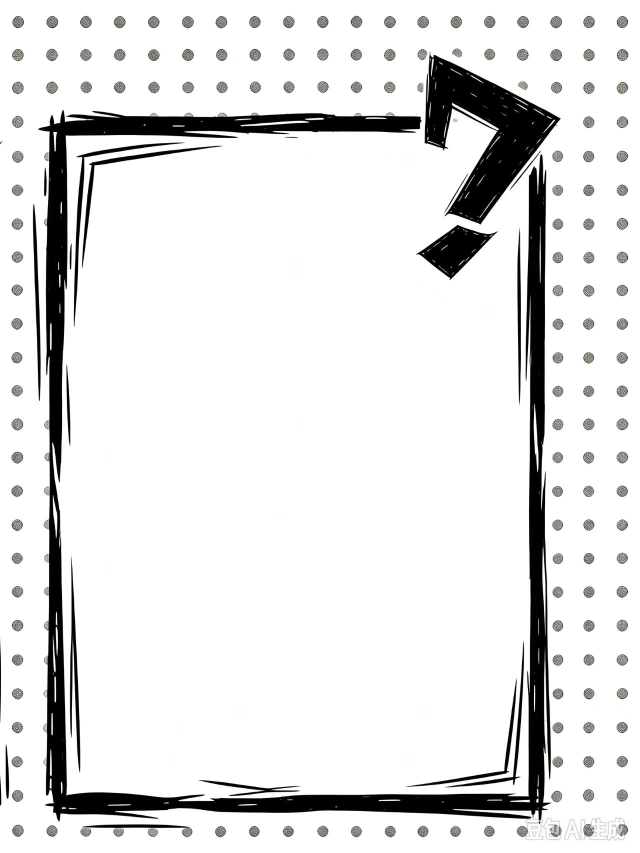
#> input picture tools/_ui_src/card_clue_src.jpg, 1279 x 1706 px (shown at 1/2 size)
$ python logo_prep.py _ui_src/card_clue_src.jpg out.png
#> lines starting #> are read from the running program, lines starting #| are printed output that depends on the picture; after the words box and inside, x2 and y2 are one past the last pixel; in counts of white or black regions, pixels touching at a corner belong together
"""把作者给的「白底 logo JPG」抠成透明底 PNG，直接能用进 Godot 的 UI。

用法（**用带 PIL 的系统 python，不是 Blender**）：
    "C:/Users/33667/AppData/Local/Programs/Python/Python312/python.exe" tools/logo_prep.py <源.jpg> <输出.png>

为什么不能简单地「亮度 > 某阈值 = 透明」：
    这张稿子里**月亮是黑的、星星和咖啡杯是白的、剑刃是白的**。按亮度一刀切，
    杯子、剑刃、白星星会被一起抠掉，画面上就剩几个窟窿。

做法：**从四边往里灌水**（flood fill）。
    背景是一整片连通的白、并且**从画布边缘能走到**；而杯子/剑刃那些白
    都被黑描边圈住了，灌不进去。所以「从边缘可达的白」才是真背景。
    灌完之后再对紧贴背景的一圈像素按亮度给**半透明**，把 JPEG 压出来的
    灰边吃掉，边缘才不会有一圈白毛毛。

参数：
    --thresh  多少亮度以上算「白」（默认 246；JPEG 背景通常 250+）
    --pad     内容四周留多少像素（默认 6）
    --maxw    输出最长边上限（默认 0 = 不缩）
    --preview 出一张「贴在卡片底色上」的预览图，用来肉眼验收
"""

import argparse
import os
import sys

import numpy as np
from PIL import Image

# 卡片底色：和 scripts/frontend.gd 的 C_CARD 一致。
CARD = (0xFB, 0xF6, 0xEC)


def flood_from_border(cand: np.ndarray, max_iter: int = 20000) -> np.ndarray:
    """从画布四边往里扩散，返回「和边缘连通的候选背景」掩码。

    纯 numpy 的逐次膨胀：每轮把当前掩码往四邻扩一格，只往 cand 里走。
    cand 是「长得像背景」的像素（近白），所以不会穿进画里。
    """
    seed = np.zeros_like(cand)
    seed[0, :] = cand[0, :]
    seed[-1, :] = cand[-1, :]
    seed[:, 0] = cand[:, 0]
    seed[:, -1] = cand[:, -1]
    for i in range(max_iter):
        nb = np.zeros_like(seed)
        nb[1:, :] |= seed[:-1, :]
        nb[:-1, :] |= seed[1:, :]
        nb[:, 1:] |= seed[:, :-1]
        nb[:, :-1] |= seed[:, 1:]
        new = nb & cand & ~seed
        if not new.any():
            return seed
        seed |= new
    raise SystemExit("[logo] 灌水 %d 轮还没收敛，检查一下 thresh 是不是太低" % max_iter)


def dilate(m: np.ndarray, r: int) -> np.ndarray:
    out = m.copy()
    for _ in range(r):
        nb = out.copy()
        nb[1:, :] |= out[:-1, :]
        nb[:-1, :] |= out[1:, :]
        nb[:, 1:] |= out[:, :-1]
        nb[:, :-1] |= out[:, 1:]
        out = nb
    return out


def main() -> None:
    ap = argparse.ArgumentParser()
    ap.add_argument("src")
    ap.add_argument("dst")
    ap.add_argument("--thresh", type=float, default=246.0)
    ap.add_argument("--pad", type=int, default=6)
    ap.add_argument("--maxw", type=int, default=0)
    ap.add_argument("--preview", default="")
    a = ap.parse_args()

    im = Image.open(a.src).convert("RGB")
#> im is the input picture: PIL image 1279x1706 RGB; mean R, G, B 227.2, 227.2, 227.1
    rgb = np.asarray(im).astype(np.float32)
    lum = rgb @ np.array([0.2126, 0.7152, 0.0722], dtype=np.float32)
    h, w = lum.shape
#> h = 1706; w = 1279
    print("[logo] 源 %d×%d" % (w, h))
#| [logo] 源 1279×1706

    # 内容边界：亮度低于阈值的像素范围（描边、彩色块都算内容）
    content = lum < a.thresh
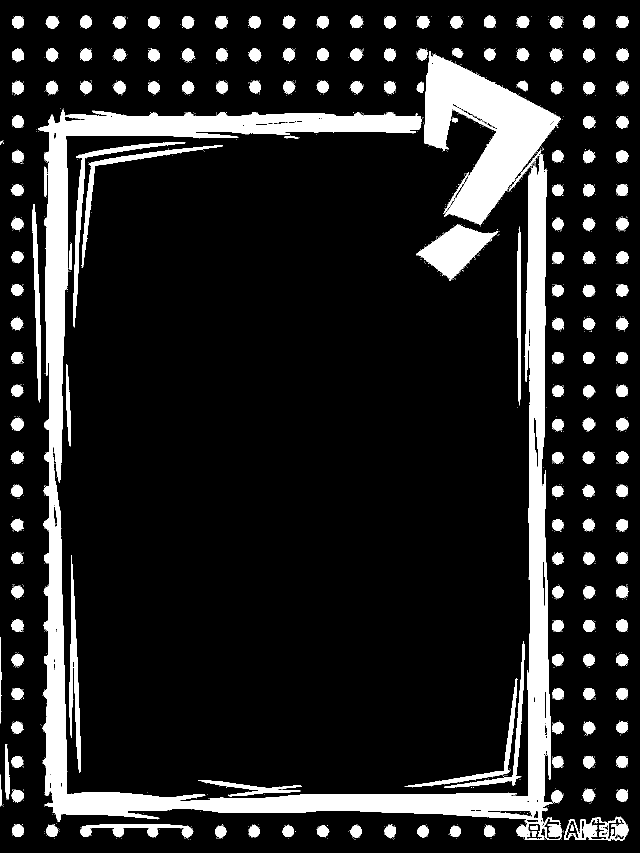
#> content: shape (1706, 1279) bool (shown at 1/2 size); 13.9% white; 1611 white regions (1437 under 20 px), largest, box (x1, y1, x2, y2) and area: (76, 219, 1125, 1680) 153071, (848, 102, 1122, 451) 41863, (832, 449, 997, 561) 8330
    ys, xs = np.where(content)
    if ys.size == 0:
        raise SystemExit("[logo] 整张图都是白的？")
    y0, y1 = max(0, ys.min() - a.pad), min(h - 1, ys.max() + a.pad)
#> y0 = 25; y1 = 1687
    x0, x1 = max(0, xs.min() - a.pad), min(w - 1, xs.max() + a.pad)
#> x0 = 0; x1 = 1263
    print("[logo] 内容外框 x %d..%d  y %d..%d  → 裁成 %d×%d" % (x0, x1, y0, y1, x1 - x0 + 1, y1 - y0 + 1))
#| [logo] 内容外框 x 0..1263  y 25..1687  → 裁成 1264×1663
    rgb = rgb[y0:y1 + 1, x0:x1 + 1]
#> rgb: shape (1663, 1264, 3) float32
    lum = lum[y0:y1 + 1, x0:x1 + 1]
#> lum: shape (1663, 1264) float32
    h, w = lum.shape
#> h = 1663; w = 1264

    # 候选背景 = 三通道都够白（用最小通道，避免偏色的灰被当成背景）
    cand = rgb.min(axis=2) >= a.thresh
#> cand: shape (1663, 1264) bool; 85.5% white; 1712 black regions (1538 under 20 px), largest, box (x1, y1, x2, y2) and area: (76, 194, 1125, 1655) 153136, (848, 77, 1122, 426) 41894, (832, 424, 997, 536) 8330
    bg = flood_from_border(cand)
#> in flood_from_border, `seed[0, :] = cand[0, :]`: seed: shape (1663, 1264) bool; 0.06% white in thin lines or dots, all inside (x1, y1, x2, y2) = (0, 0, 1264, 1)
#> in flood_from_border, `seed[:, -1] = cand[:, -1]`: seed: shape (1663, 1264) bool; 0.27% white in thin lines or dots
#> the loop in flood_from_border, `for i in range(max_iter):` made 2354 passes
#> pass 1, in flood_from_border, `seed |= new`:
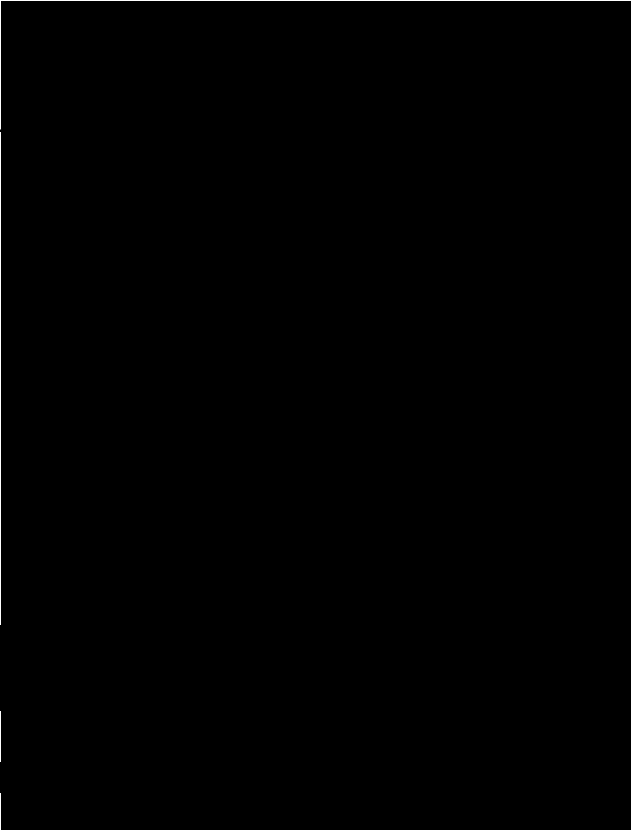
#> seed: shape (1663, 1264) bool (shown at 1/2 size); 0.53% white; 3 white regions, box (x1, y1, x2, y2) and area: (0, 0, 1264, 1663) 9035, (0, 265, 2, 1249) 1968, (0, 1422, 2, 1524) 204
#> after the loop in flood_from_border, `for i in range(max_iter):`:
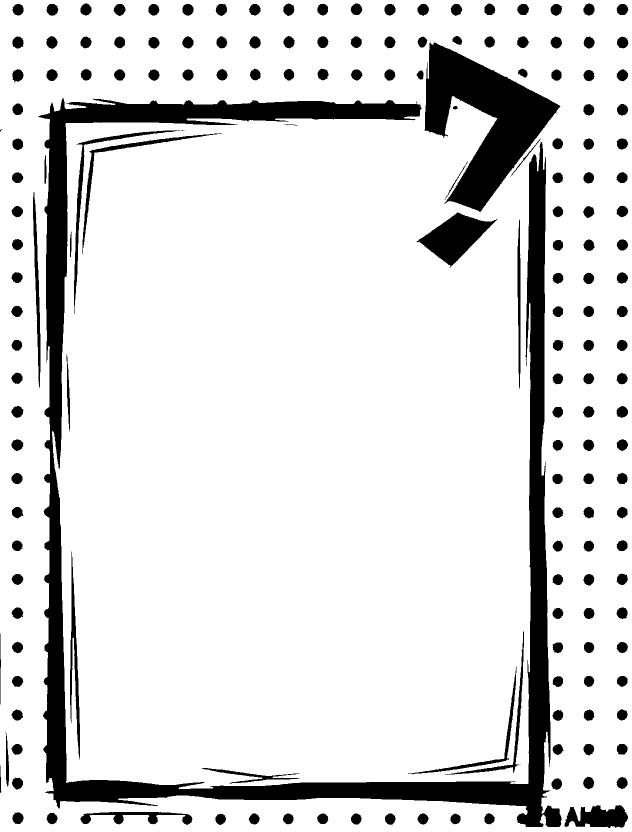
#> nb: shape (1663, 1264) bool (shown at 1/2 size); 86.9% white; 185 black regions (13 under 20 px), largest, box (x1, y1, x2, y2) and area: (77, 196, 1124, 1654) 146730, (849, 85, 1121, 424) 40278, (833, 425, 995, 535) 7928
#> after the loop in flood_from_border, `for i in range(max_iter):`:
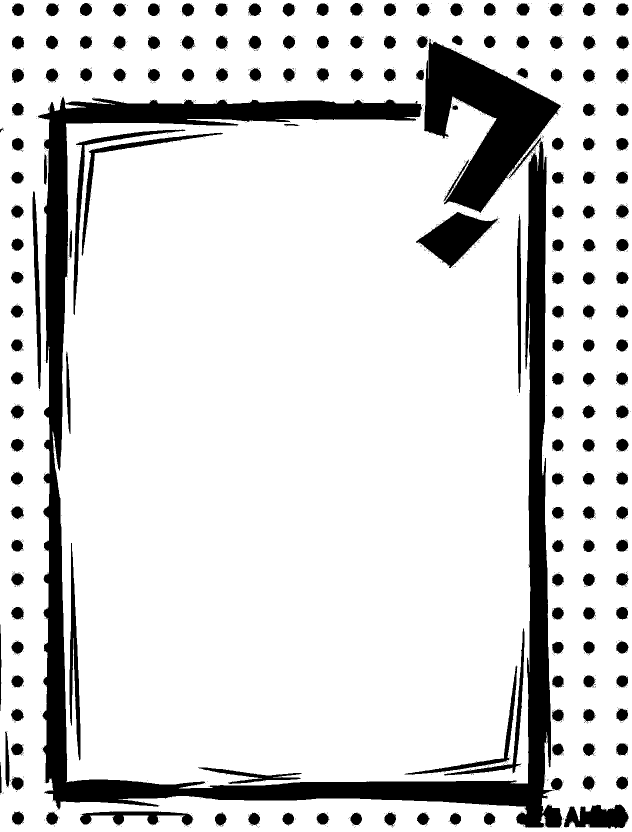
#> seed: shape (1663, 1264) bool (shown at 1/2 size); 85.2% white; 1678 black regions (1507 under 20 px), largest, box (x1, y1, x2, y2) and area: (76, 194, 1125, 1655) 157791, (848, 77, 1122, 426) 42358, (832, 424, 997, 536) 8342
    print("[logo] 背景占 %.1f%%（从边缘灌水得到）" % (bg.mean() * 100.0))
#| [logo] 背景占 85.2%（从边缘灌水得到）

    alpha = np.where(bg, 0.0, 1.0)
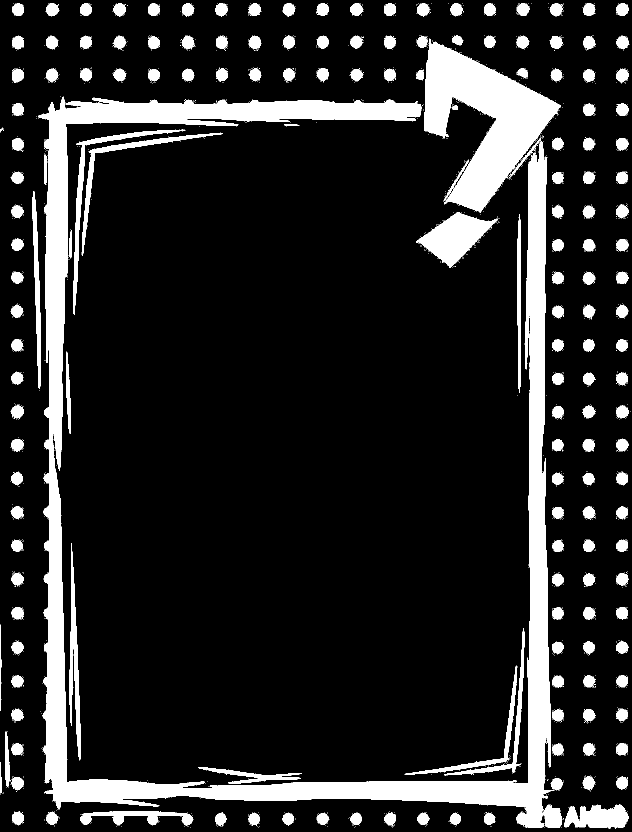
#> alpha: shape (1663, 1264) float64 (shown at 1/2 size); values 0 (black) and 1 (white), 14.8% white; 1678 white regions (1507 under 20 px), largest, box (x1, y1, x2, y2) and area: (76, 194, 1125, 1655) 157791, (848, 77, 1122, 426) 42358, (832, 424, 997, 536) 8342

    # 边缘羽化：紧贴背景的一圈按「有多黑」给半透明，吃掉 JPEG 灰边。
    # 纯白(255)→0，暗到 dark_cut 以下→1。
    dark_cut = a.thresh - 60.0
    band = dilate(bg, 2) & ~bg
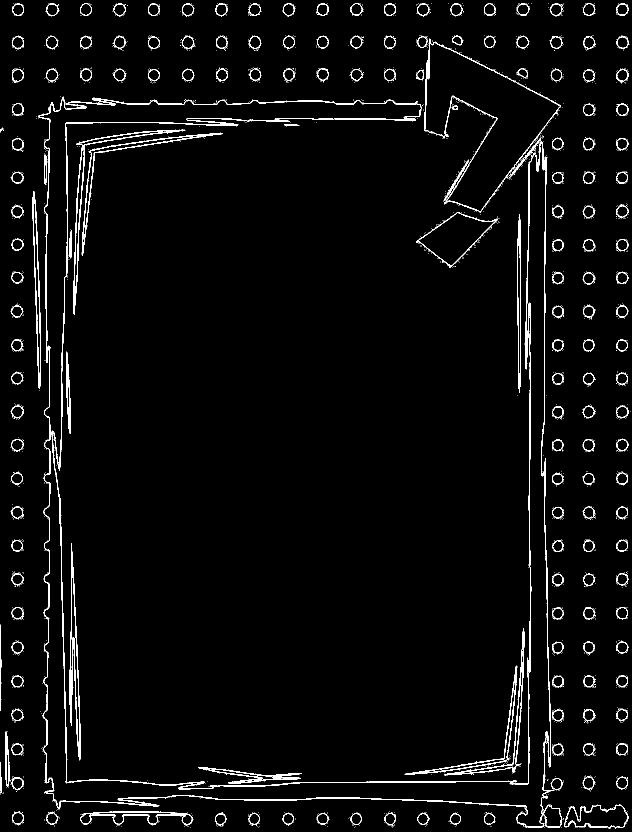
#> band: shape (1663, 1264) bool (shown at 1/2 size); 3.1% white in thin lines or dots
    soft = np.clip((a.thresh - lum) / (a.thresh - dark_cut), 0.0, 1.0)
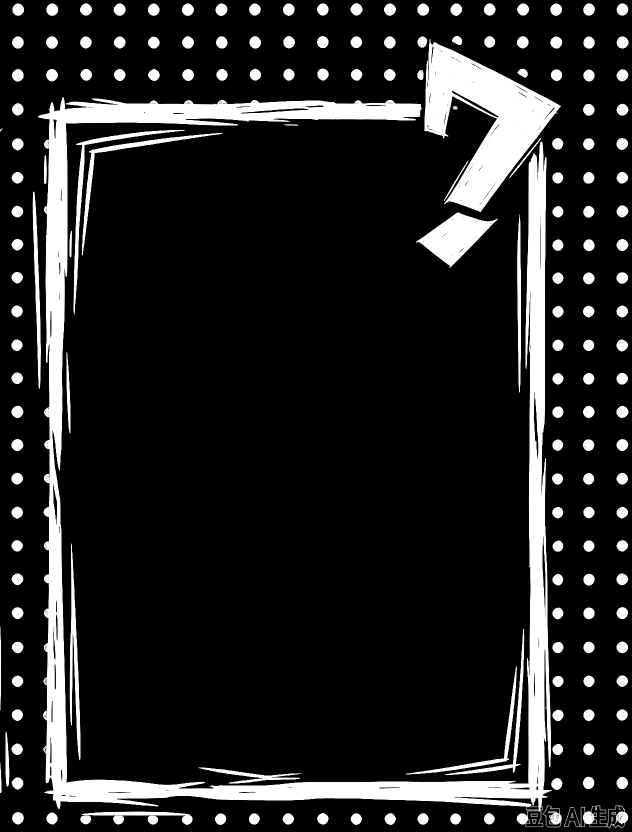
#> soft: shape (1663, 1264) float32 (shown at 1/2 size); min 0, max 1, mean 0.136
    alpha[band] = np.minimum(alpha[band], soft[band])
    # 半透明像素的 RGB 是「黑描边 + 白底」混出来的，直接留着会在浅底上发灰，
    # 所以把它们往最近的实色推一把（gamma 提对比），视觉上更干净。
    print("[logo] 边缘半透明像素 %d 个" % band.sum())
#| [logo] 边缘半透明像素 65552 个

    out = np.dstack([rgb, alpha * 255.0]).round().clip(0, 255).astype(np.uint8)
    img = Image.fromarray(out, "RGBA")

    if a.maxw and img.width > a.maxw:
        k = a.maxw / img.width
        img = img.resize((a.maxw, max(1, int(round(img.height * k)))), Image.LANCZOS)
        print("[logo] 缩到 %d×%d" % img.size)

    os.makedirs(os.path.dirname(a.dst), exist_ok=True)
    img.save(a.dst)
    print("[logo] 写出 %s  %dx%d  %.0f KB  透明像素 %.1f%%"
          % (a.dst, img.width, img.height, os.path.getsize(a.dst) / 1024.0,
             (np.asarray(img)[:, :, 3] < 128).mean() * 100.0))
#| [logo] 写出 out.png  1264x1663  639 KB  透明像素 86.0%

    if a.preview:
        card = Image.new("RGBA", img.size, CARD + (255,))
        card.alpha_composite(img)
        card.convert("RGB").save(a.preview)
        print("[logo] 预览 %s（贴在卡片底色 #FBF6EC 上）" % a.preview)


if __name__ == "__main__":
    sys.exit(main())
#> (the program exits here)
